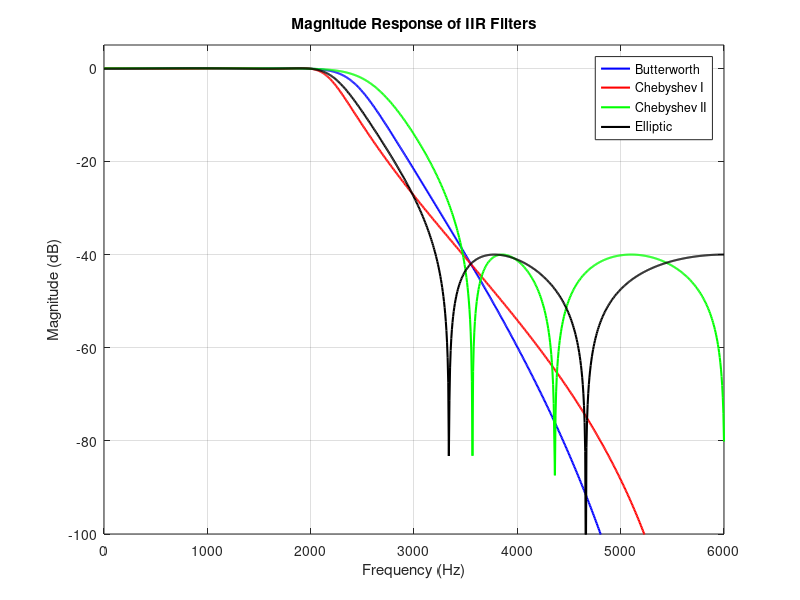

Write MATLAB code to recreate this figure.
% Specifications
fs = 12000;             % Sampling frequency in Hz
fp = 2000;              % Passband frequency in Hz
fsb = 3500;             % Stopband frequency in Hz
Rp = 0.1;               % Passband ripple in dB
Rs = 40;                % Stopband attenuation in dB

% Normalized frequencies (0 to 1, with 1 = Nyquist frequency)
Wp = fp / (fs/2);
Ws = fsb / (fs/2);

% Frequency response resolution
Nfreq = 1024;
f = linspace(0, fs/2, Nfreq);

% ------------------------------
% 1. Butterworth Filter
% ------------------------------
[n_butt, Wn_butt] = buttord(Wp, Ws, Rp, Rs);
[b_butt, a_butt] = butter(n_butt, Wn_butt);
[H_butt, w] = freqz(b_butt, a_butt, Nfreq, fs);

% ------------------------------
% 2. Chebyshev Type I
% ------------------------------
[n_cheby1, Wn_cheby1] = cheb1ord(Wp, Ws, Rp, Rs);
[b_cheby1, a_cheby1] = cheby1(n_cheby1, Rp, Wn_cheby1);
H_cheby1 = freqz(b_cheby1, a_cheby1, Nfreq, fs);

% ------------------------------
% 3. Chebyshev Type II
% ------------------------------
[n_cheby2, Wn_cheby2] = cheb2ord(Wp, Ws, Rp, Rs);
[b_cheby2, a_cheby2] = cheby2(n_cheby2, Rs, Wn_cheby2);
H_cheby2 = freqz(b_cheby2, a_cheby2, Nfreq, fs);

% ------------------------------
% 4. Elliptic Filter
% ------------------------------
[n_ellip, Wn_ellip] = ellipord(Wp, Ws, Rp, Rs);
[b_ellip, a_ellip] = ellip(n_ellip, Rp, Rs, Wn_ellip);
H_ellip = freqz(b_ellip, a_ellip, Nfreq, fs);

% ------------------------------
% Plot Magnitude Responses
% ------------------------------
figure;

plot(f, 20*log10(abs(H_butt)), 'b', 'LineWidth', 1.5); hold on;
plot(f, 20*log10(abs(H_cheby1)), 'r', 'LineWidth', 1.5);
plot(f, 20*log10(abs(H_cheby2)), 'g', 'LineWidth', 1.5);
plot(f, 20*log10(abs(H_ellip)), 'k', 'LineWidth', 1.5);
grid on;
xlabel('Frequency (Hz)');
ylabel('Magnitude (dB)');
title('Magnitude Response of IIR Filters');
legend('Butterworth', 'Chebyshev I', 'Chebyshev II', 'Elliptic');
xlim([0 fs/2]);
ylim([-100 5]);
